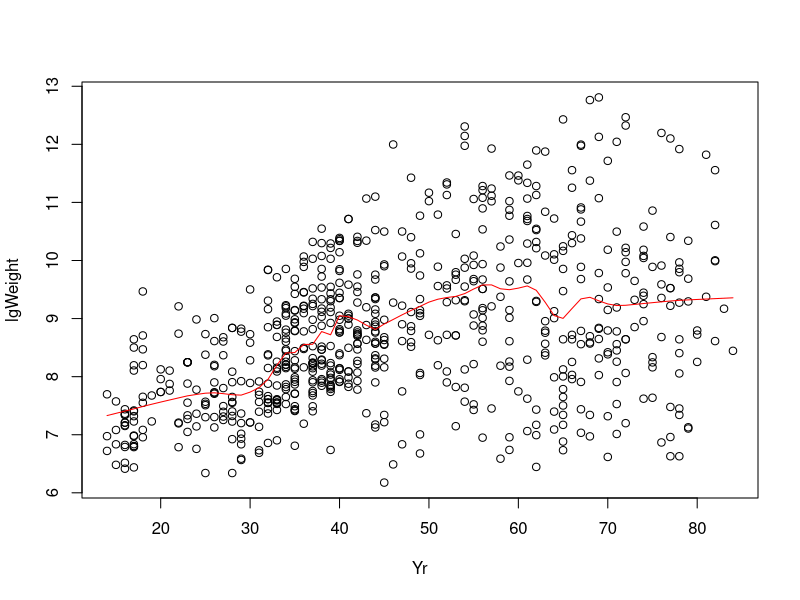
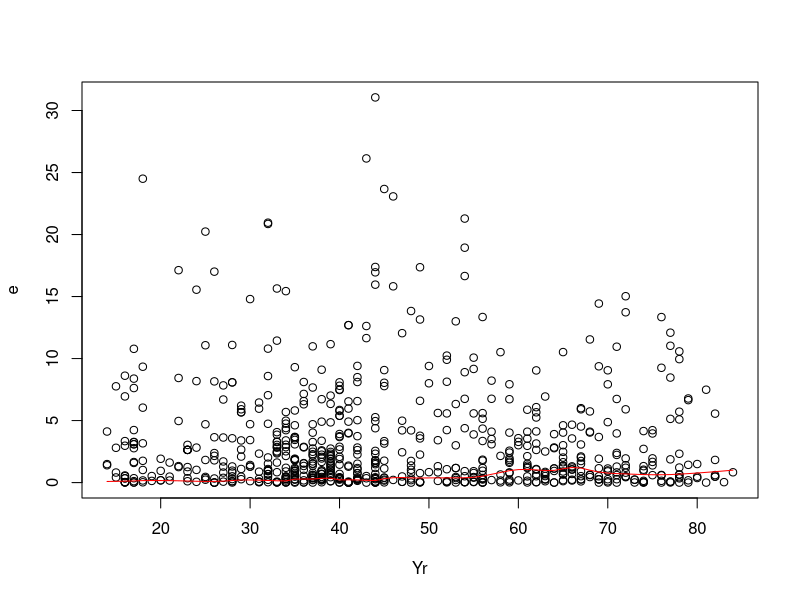

These charts were generated, in order, by the following R code:
library(sm)

attach(aircraft)
lgPower <- log(Power)
lgSpan <- log(Span)
lgLength <- log(Length)
lgWeight <- log(Weight)
lgSpeed <- log(Speed)
lgRange <- log(Range)

# Plots the log(weight) of an airplane as a resultant of model year, Yr
plot(Yr,lgWeight)

#Loess.smooth produces continuous values instead of the discrete ones we can use for years
#m = loess.smooth(Yr, lgWeight)

# Step a)
m = supsmu(Yr,lgWeight)
lines(m, col="red")

x <- unlist(m[1])
y <- unlist(m[2])

# Step b)
z <- 0
for (i in seq_along(Yr)) {
  index = which(x == Yr[i])
  z[i] <- log((lgWeight[i]-y[index])**2)
}

# Step c), calculate the log(variance) estimate
q <- supsmu(Yr,z)

# Step d), calculate sigma squared
unlistedSigmaEstimate <- unlist(q[2])
sigmaSquared <- 0
for (j in seq_along(unlistedSigmaEstimate)) {
  sigmaSquared[j] <- exp(unlistedSigmaEstimate[j])
}

# Calculating the estimated square error, e^(z(x)-q(x)) = E^2
e <- 0
qX <- unlist(q[1])
qY <- unlistedSigmaEstimate
for (k in seq_along(Yr)) {
  index = which(qX == Yr[k])
  #e[i] <- log((lgWeight[i]-y[index])**2)
  e[k] <- exp(z[k] - qY[index])
}

# Plotting the error squared againt the manufacturing year
plot(Yr,e)
# Superimposing the estimated variance
lines(unique(Yr),sigmaSquared, col='red')
